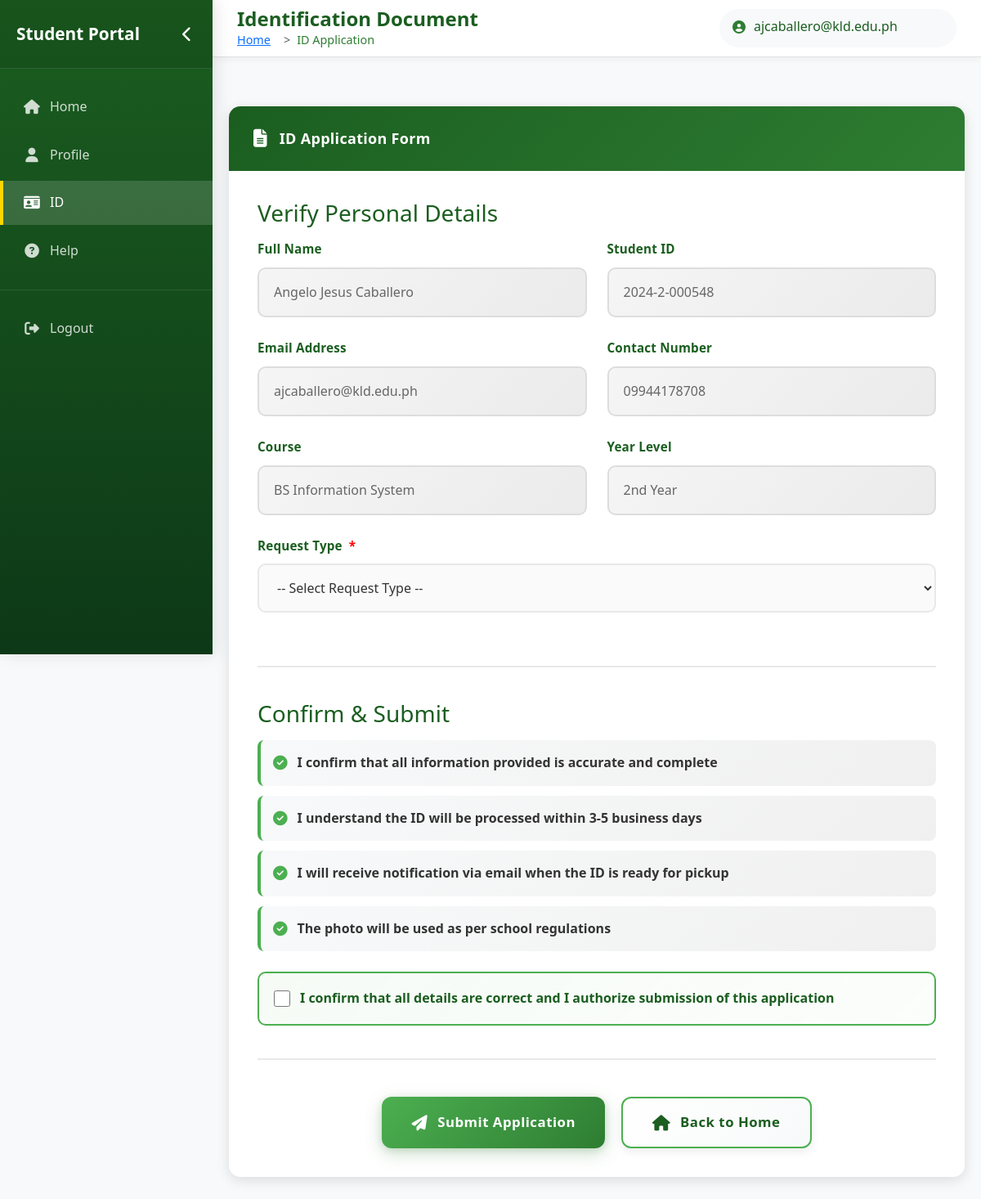
Page /student/student_id.php (signed in) on the committed database.
### tables this page shows
CREATE TABLE `student` (
  `id` int(11) NOT NULL,
  `student_id` varchar(50) DEFAULT NULL,
  `email` varchar(100) NOT NULL,
  `first_name` varchar(100) DEFAULT NULL,
  `last_name` varchar(100) DEFAULT NULL,
  `year_level` varchar(50) DEFAULT NULL,
  `course` varchar(100) DEFAULT NULL,
  `contact_number` varchar(20) DEFAULT NULL,
  `address` varchar(255) DEFAULT NULL,
  `photo` varchar(255) DEFAULT NULL,
  `password` varchar(255) NOT NULL,
  `created_at` timestamp NOT NULL DEFAULT current_timestamp(),
  `profile_completed` tinyint(1) DEFAULT 0,
  `emergency_contact` varchar(100) DEFAULT NULL,
  `dob` date DEFAULT NULL,
  `gender` enum('Male','Female') DEFAULT NULL,
  `blood_type` enum('A+','A-','B+','B-','AB+','AB-','O+','O-') DEFAULT NULL,
  `signature` varchar(255) DEFAULT NULL,
  `qr_code` varchar(255) DEFAULT NULL,
  `cor` varchar(255) DEFAULT NULL,
  `digital_id_generated_at` timestamp NULL DEFAULT NULL,
  `digital_id_path` varchar(255) DEFAULT NULL,
  `deleted_at` datetime DEFAULT NULL,
  `emergency_contact_name` varchar(255) DEFAULT NULL
);

### student/student.php (called while the page is built, shortened)
<?php
class Student extends User
{
    public function getDb(): PDO {
        return $this->db;
    }
public function findById(int $student_id): ?array {
    $db = $this->getDb();
    $stmt = $db->prepare("SELECT * FROM student WHERE id = ? LIMIT 1");
    $stmt->execute([$student_id]);
    $row = $stmt->fetch(PDO::FETCH_ASSOC);
    return $row ?: null;
}
}

### student/student_id.php (the view, shortened to what this page needs)
<?php
require_once __DIR__ . '/student_header.php';
require_once __DIR__ . '/student.php';
$stuObj = new Student();
$student = $stuObj->findById($_SESSION['student_id']);
$incomplete = false;
?>
    <?php if ($incomplete): ?>
        <div class="id-application-wrapper">
            <div class="alert-warning-enhanced">
                <i class="fas fa-exclamation-circle"></i>
                <div class="alert-content">
                    <strong>Incomplete Profile</strong>
                    <p>Please complete your profile first before requesting an ID.</p>
                </div>
                <a href="edit_profile.php" class="btn-complete-profile">
                    <i class="fas fa-check-circle"></i> Complete Profile
                </a>
            </div>
        </div>
    <?php else: ?>
    <div class="id-application-wrapper">
            <div class="app-card-enhanced">
                <div class="app-card-header-enhanced">
                    <i class="fas fa-file-alt"></i>
                    <span>ID Application Form</span>
                </div>
                <div class="app-card-body-enhanced">
                    <form method="post" enctype="multipart/form-data" onsubmit="handleSubmit(event)">
                        <div class="form-section-enhanced">
                            <div class="form-section-header">
                                <h3>Verify Personal Details</h3>
                            </div>
                            <div class="form-row">
                                <div class="form-group-enhanced">
                                    <label></i> Full Name</label>
                                    <input type="text" value="<?= htmlspecialchars($student['first_name'] . ' ' . $student['last_name']) ?>" readonly>
                                </div>
                                <div class="form-group-enhanced">
                                    <label></i> Student ID</label>
                                    <input type="text" value="<?= htmlspecialchars($student['student_id']) ?>" readonly>
                                </div>
                            </div>
                            <div class="form-row">
                                <div class="form-group-enhanced">
                                    <label></i> Email Address</label>
                                    <input type="email" value="<?= htmlspecialchars($student['email']) ?>" readonly>
                                </div>
                                <div class="form-group-enhanced">
                                    <label></i> Contact Number</label>
                                    <input type="tel" value="<?= htmlspecialchars($student['contact_number']) ?>" readonly>
                                </div>
                            </div>
                            <div class="form-row">
                                <div class="form-group-enhanced">
                                    <label></i> Course</label>
                                    <input type="text" value="<?= htmlspecialchars($student['course']) ?>" readonly>
                                </div>
                                <div class="form-group-enhanced">
                                    <label></i> Year Level</label>
                                    <input type="text" value="<?= htmlspecialchars($student['year_level']) ?>" readonly>
                                </div>
                            </div>
                            <div class="form-row full">
                                <div class="form-group-enhanced">
                                    <label for="requestType">Request Type <span style="color: red; font-weight: bold;">*</span></label>
                                    <select id="requestType" name="request_type" required onchange="toggleReasonField()">
                                        <option value="">-- Select Request Type --</option>
                                    </select>
                                </div>
                            </div>
                        </div>
                        <div class="form-section-enhanced">
                            <div class="form-section-header">
                                <h3>Confirm & Submit</h3>
                            </div>
                            <ul class="confirmation-list-enhanced">
                                <li><i class="fas fa-check-circle"></i> I confirm that all information provided is accurate and complete</li>
                                <li><i class="fas fa-check-circle"></i> I understand the ID will be processed within 3-5 business days</li>
                                <li><i class="fas fa-check-circle"></i> I will receive notification via email when the ID is ready for pickup</li>
                                <li><i class="fas fa-check-circle"></i> The photo will be used as per school regulations</li>
                            </ul>
                            <div class="confirmation-checkbox-enhanced">
                                <input type="checkbox" id="confirmCheckbox" required>
                                <label for="confirmCheckbox">
                                    I confirm that all details are correct and I authorize submission of this application
                                </label>
                            </div>
                        </div>
                        <div class="form-actions-enhanced">
                            <button type="submit" class="btn-submit-enhanced">
                                <i class="fas fa-paper-plane"></i> Submit Application
                            </button>
                            <a href="student_home.php" class="btn-cancel-enhanced">
                                <i class="fas fa-home"></i> Back to Home
                            </a>
                        </div>
                    </form>
                </div>
            </div>
        </div>
    <?php endif; ?>
            </div>
        </main>
    </div>
</body>
</html>

### assets/css/admin.css (style rules this page uses)
:root { --school-yellow: #b69b04; --school-yellow-light: #FFF9C4; --school-green: #357737; --school-green-dark: #205022; --school-green-light: #388E3C; --school-white: #FFFFFF; --school-gray: #e0dede; --school-dark: #333333; }
* { margin: 0; padding: 0; box-sizing: border-box; font-family: 'Segoe UI', Tahoma, Geneva, Verdana, sans-serif; }
body { background-color: #f5f5f5; color: var(--school-dark); line-height: 1.6; padding: 0; }
.form-row { display: grid; grid-template-columns: repeat(auto-fit, minmax(200px, 1fr)); gap: 15px; margin-bottom: 15px; }
.form-input, .form-select, input[type="text"], input[type="email"], input[type="password"], select { width: 100%; padding: 12px 15px; border: 2px solid #e0e0e0; border-radius: 8px; font-size: 1rem; transition: border-color 0.3s ease; background: white; }
button, .btn { padding: 10px 15px; border: none; border-radius: 4px; cursor: pointer; font-weight: 500; transition: all 0.3s ease; display: inline-block; text-decoration: none; text-align: center; font-size: 0.9rem; }
@media (max-width: 1200px) { .form-row { grid-template-columns: repeat(2, 1fr); } }

### student/student_header.php (style rules this page uses)
:root { --primary-dark: #1b5e20; --primary-medium: #2e7d32; --primary-light: #4caf50; --accent-yellow: #ffd600; --accent-yellow-light: #ffecb3; --sidebar-width: 260px; --sidebar-collapsed-width: 70px; --header-height: 70px; --transition-speed: 0.3s; }
.admin-body { background: #f8f9fa; min-height: 100vh; overflow-x: hidden; font-family: 'Segoe UI', Tahoma, Geneva, Verdana, sans-serif; }
body { overflow-x: hidden; }
* { transition: color var(--transition-speed) ease, background-color var(--transition-speed) ease, border-color var(--transition-speed) ease; }

### rows in the picture
student: first_name+last_name "Angelo Jesus Caballero", student "2024-2-000548", email "ajcaballero@kld.edu.ph", contact_number "09944178708", course "BS Information System", year_level "2nd Year"

### other values in the picture
$_SESSION['email'] "ajcaballero@kld.edu.ph"
